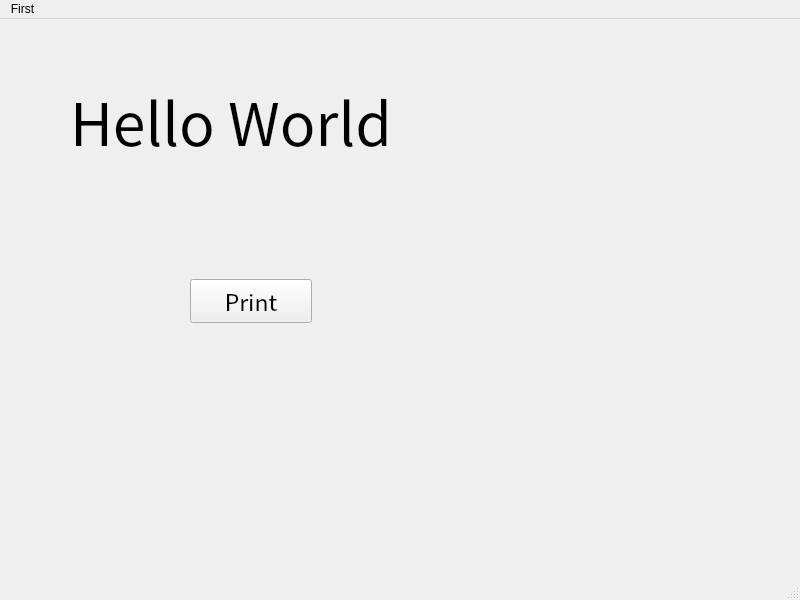
<?xml version="1.0" encoding="UTF-8"?>
<ui version="4.0">
 <class>MainWindow</class>
 <widget class="QMainWindow" name="MainWindow">
  <property name="geometry">
   <rect>
    <x>0</x>
    <y>0</y>
    <width>800</width>
    <height>600</height>
   </rect>
  </property>
  <property name="windowTitle">
   <string>MainWindow</string>
  </property>
  <widget class="QWidget" name="centralwidget">
   <property name="font">
    <font>
     <family>Noto Sans CJK SC</family>
     <pointsize>17</pointsize>
    </font>
   </property>
   <widget class="QLabel" name="label">
    <property name="geometry">
     <rect>
      <x>70</x>
      <y>30</y>
      <width>421</width>
      <height>141</height>
     </rect>
    </property>
    <property name="font">
     <font>
      <family>Noto Sans CJK SC</family>
      <pointsize>44</pointsize>
     </font>
    </property>
    <property name="text">
     <string>Hello World</string>
    </property>
   </widget>
   <widget class="QPushButton" name="Button">
    <property name="geometry">
     <rect>
      <x>190</x>
      <y>260</y>
      <width>122</width>
      <height>44</height>
     </rect>
    </property>
    <property name="text">
     <string>Print</string>
    </property>
   </widget>
  </widget>
  <widget class="QMenuBar" name="menubar">
   <property name="geometry">
    <rect>
     <x>0</x>
     <y>0</y>
     <width>800</width>
     <height>41</height>
    </rect>
   </property>
   <widget class="QMenu" name="menuFirst">
    <property name="title">
     <string>First</string>
    </property>
    <addaction name="actionNO1"/>
    <addaction name="actionNO2"/>
   </widget>
   <addaction name="menuFirst"/>
  </widget>
  <widget class="QStatusBar" name="statusbar">
   <property name="font">
    <font>
     <pointsize>12</pointsize>
    </font>
   </property>
  </widget>
  <action name="actionNO1">
   <property name="text">
    <string>NO1</string>
   </property>
  </action>
  <action name="actionNO2">
   <property name="text">
    <string>NO2</string>
   </property>
  </action>
 </widget>
 <resources/>
 <connections/>
</ui>
